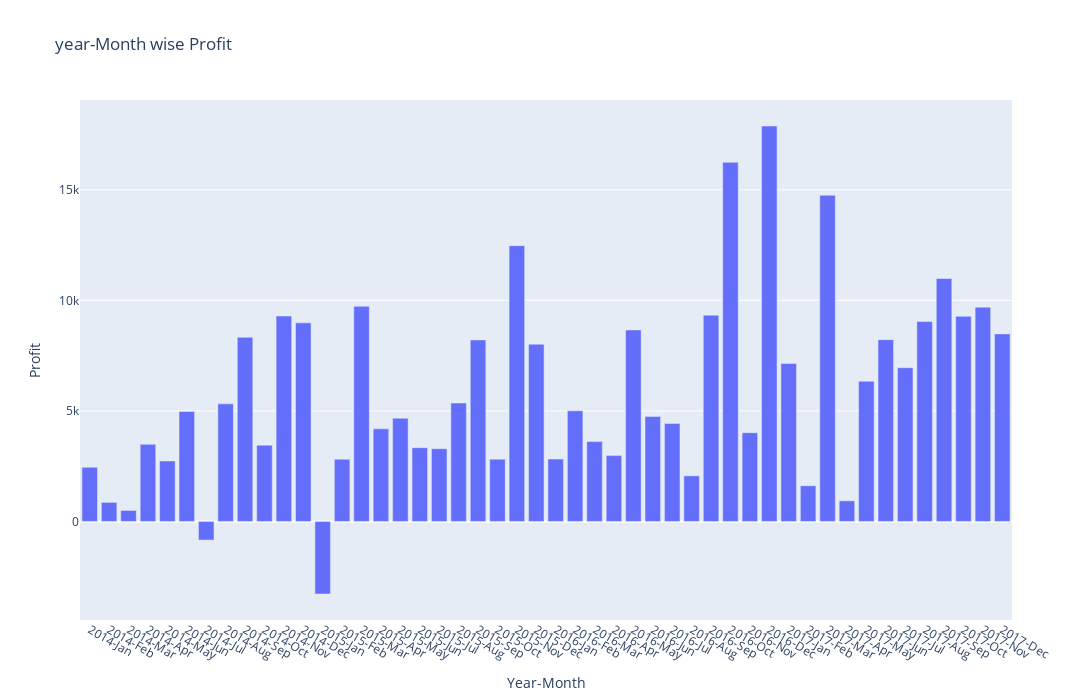

The notebook cell this image was saved under:
### Code cell
fig = px.bar(monthly_trends,  
             y='Profit',
             x='Year-Month',   
             title='year-Month wise Profit',
             )
fig.update_layout(
    height=700,
    width=1500,
    xaxis_tickangle=30,
    # yaxis_title='Profit Margin (%)',
    yaxis={'categoryorder': 'trace'}

)
fig.show()

### Figure 1 — Plotly figure (JSON) as saved in the notebook; plotly's stock layout.template omitted (floating-point values rounded to 4 significant figures)
{"data": [{"hovertemplate": "Year-Month=%{x}<br>Profit=%{y}<extra></extra>", "legendgroup": "", "marker": {"color": "#636efa", "pattern": {"shape": ""}}, "name": "", "orientation": "v", "showlegend": false, "textposition": "auto", "type": "bar", "x": ["2014-Jan", "2014-Feb", "2014-Mar", "2014-Apr", "2014-May", "2014-Jun", "2014-Jul", "2014-Aug", "2014-Sep", "2014-Oct", "2014-Nov", "2014-Dec", "2015-Jan", "2015-Feb", "2015-Mar", "2015-Apr", "2015-May", "2015-Jun", "2015-Jul", "2015-Aug", "2015-Sep", "2015-Oct", "2015-Nov", "2015-Dec", "2016-Jan", "2016-Feb", "2016-Mar", "2016-Apr", "2016-May", "2016-Jun", "2016-Jul", "2016-Aug", "2016-Sep", "2016-Oct", "2016-Nov", "2016-Dec", "2017-Jan", "2017-Feb", "2017-Mar", "2017-Apr", "2017-May", "2017-Jun", "2017-Jul", "2017-Aug", "2017-Sep", "2017-Oct", "2017-Nov", "2017-Dec"], "xaxis": "x", "y": [2450.0, 862.3, 498.7, 3489.0, 2739.0, 4977.0, -841.5, 5318.0, 8328.0, 3448.0, 9292.0, 8984.0, -3281.0, 2814.0, 9732.0, 4187.0, 4668.0, 3336.0, 3289.0, 5356.0, 8209.0, 2817.0, 12470.0, 8017.0, 2825.0, 5005.0, 3612.0, 2978.0, 8662.0, 4750.0, 4433.0, 2062.0, 9329.0, 16240.0, 4011.0, 17890.0, 7140.0, 1614.0, 14750.0, 933.3, 6343.0, 8223.0, 6953.0, 9041.0, 10990.0, 9275.0, 9690.0, 8483.0], "yaxis": "y"}], "layout": {"barmode": "relative", "height": 700, "legend": {"tracegroupgap": 0}, "title": {"text": "year-Month wise Profit"}, "width": 1500, "xaxis": {"anchor": "y", "domain": [0, 1], "tickangle": 30, "title": {"text": "Year-Month"}}, "yaxis": {"anchor": "x", "categoryorder": "trace", "domain": [0, 1], "title": {"text": "Profit"}}}}
